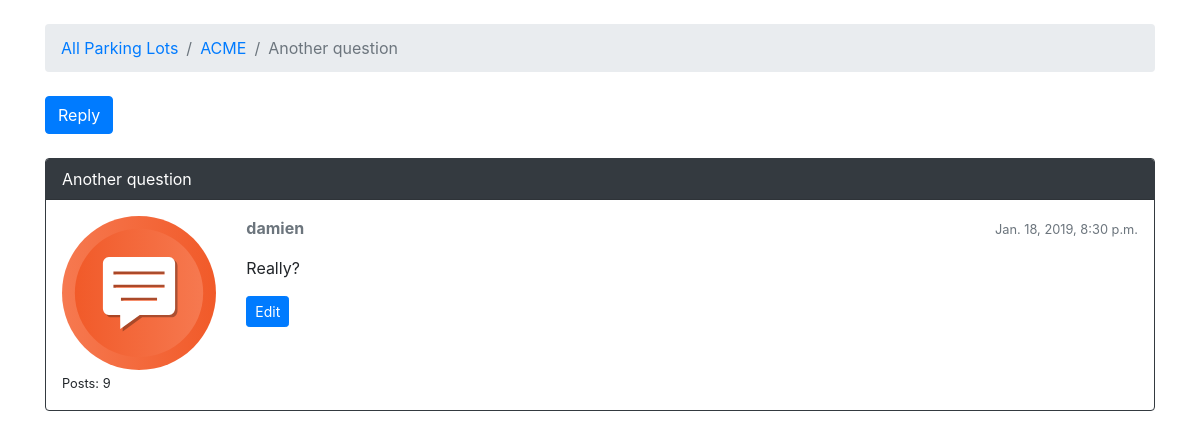
/lots/acme/questions/3/, run on an earlier commit of the app's database.
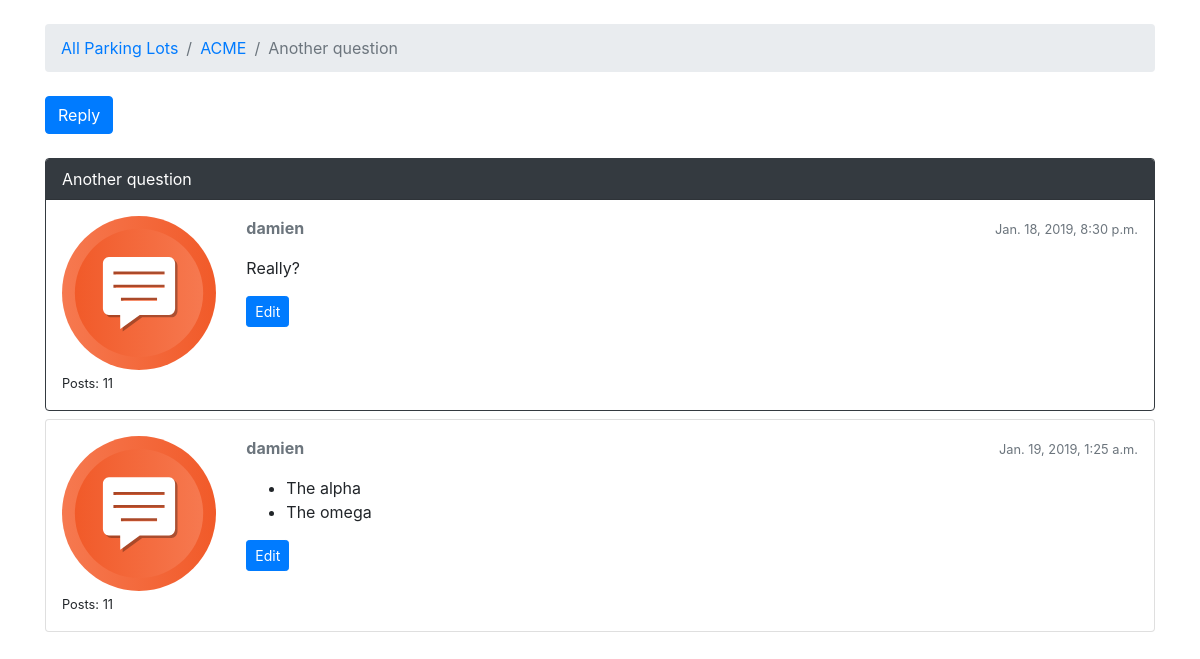
And on a later commit of the database.
### lot/models.py (models this page shows, shortened)
class Question(models.Model):
    subject = models.CharField(max_length=255)
    last_updated = models.DateTimeField(auto_now_add=True)
    lot = models.ForeignKey(Lot, related_name='questions',
                            on_delete=models.CASCADE)
    starter = models.ForeignKey(User, related_name='questions',
                                on_delete=models.CASCADE)
    views = models.PositiveIntegerField(default=0)

class Post(models.Model):
    message = models.TextField(max_length=4000)
    question = models.ForeignKey(Question, related_name='posts',
                                 on_delete=models.CASCADE)
    created_at = models.DateTimeField(auto_now_add=True)
    updated_at = models.DateTimeField(null=True)
    created_by = models.ForeignKey(User, related_name='posts',
                                   on_delete=models.CASCADE)
    updated_by = models.ForeignKey(User, null=True, related_name='+',
                                   on_delete=models.CASCADE)
    def get_message_as_markdown(self):
        return mark_safe(markdown(self.message, safe_mode='escape'))

class Lot(models.Model):
    group_name = models.CharField(max_length=30, unique=True)
    description = models.CharField(max_length=100)
    location = models.CharField(max_length=100)
    slug = models.SlugField(unique=True)

### lot/views.py (the view)
class PostListView(ListView):
    model = Post
    context_object_name = 'posts'
    template_name = 'comments_on_question.html'
    def get_context_data(self, **kwargs):
        self.question.views += 1
        self.question.save()
        kwargs['question'] = self.question
        return super().get_context_data(**kwargs)
    def get_queryset(self):
        self.question = get_object_or_404(Question,
                                          lot__slug=self.kwargs.get('lot_id'),
                                          pk=self.kwargs.get('question_pk'))
        queryset = self.question.posts.order_by('created_at')
        return queryset

### templates/comments_on_question.html (shortened to what this page needs)
{% extends 'base.html' %}
{% load static %}
{% block breadcrumb %}
  <li class="breadcrumb-item"><a href="{% url 'list_lots' %}">All Parking Lots</a></li>
  <li class="breadcrumb-item"><a href="{% url 'list_questions' question.lot.slug %}">{{ question.lot.group_name }}</a></li>
  <li class="breadcrumb-item active">{{ question.subject }}</li>
{% endblock %}
{% block content %}
  <div class='mb-4'>
      <a href="{% url 'post_comment' question.lot.slug question.pk %}" class="btn btn-primary" role="button">Reply</a>
  </div>
  {% for post in question.posts.all %}
  <div class="card mb-2 {% if forloop.first %}border-dark{% endif %} ">
    {% if forloop.first %}
      <div class="card-header text-white bg-dark py-2 px-3">
        {{question.subject}}
      </div>
    {% endif %}
      <div class="card-body p-3">
        <div class="row">
          <div class="col-2">
            <img src="{% static 'img/comment_icon.svg' %}" alt="{{post.created_by.username}}" class="w-100">
            <small>Posts: {{ post.created_by.posts.count }}</small>
          </div>
          <div class="col-10">
            <div class="row mb-3">
              <div class="col-6">
                <strong class="text-muted">{{ post.created_by.username}} </strong>
              </div>
              <div class="col-6 text-right">
                <small class="text-muted">{{ post.created_at }}</small>
              </div>
            </div>
            {{ post.get_message_as_markdown }}
            <div class="mt-3">
                <a href="{% url 'edit_comment' post.question.lot.slug post.question.pk post.pk %}"
                    class="btn btn-primary btn-sm" role="button">Edit</a>
            </div>
          </div>
        </div>
      </div>
  </div>
{% endfor %}
{% endblock %}

What changed in the data, as far as the page shows it:
computed for Post "Really?": created_by.posts.count "9" → "11"
added Post: created_by.posts.count "11", created_by.username "damien", created_at "Jan. 19, 2019, 1:25 a.m.", get_message_as_markdown "The alpha The omega"
